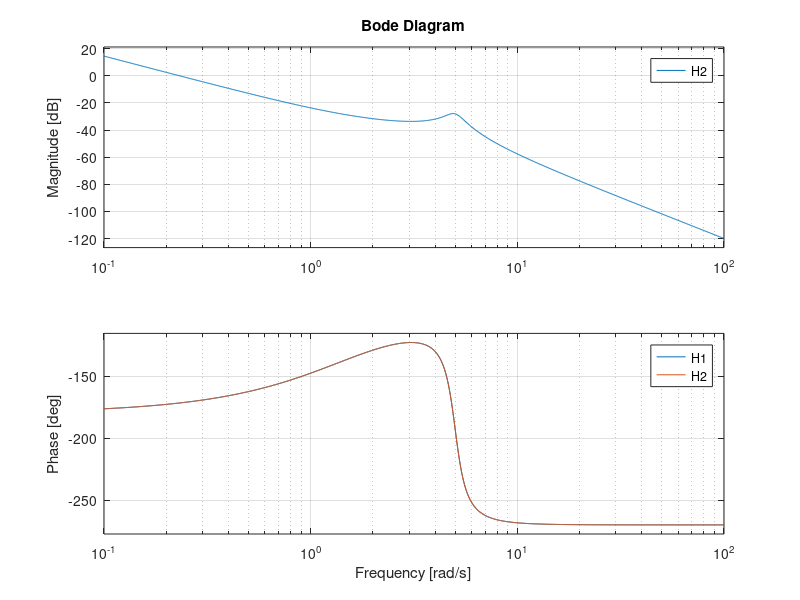

Recreate this plot in MATLAB.
s = tf('s');
H1 = (s+2)^2/(s^2*(s+3)*(s^2+s+25)); % F to x1
H2 = (s+2)^2/(s^2*(s+3)*(s^2+s+25)); % F to x2

% Plot the Bode plot with logarithmic frequency and magnitude axes
bode(H1);
hold on; % Hold the plot
bode(H2);
legend('H1', 'H2'); % Add legend
